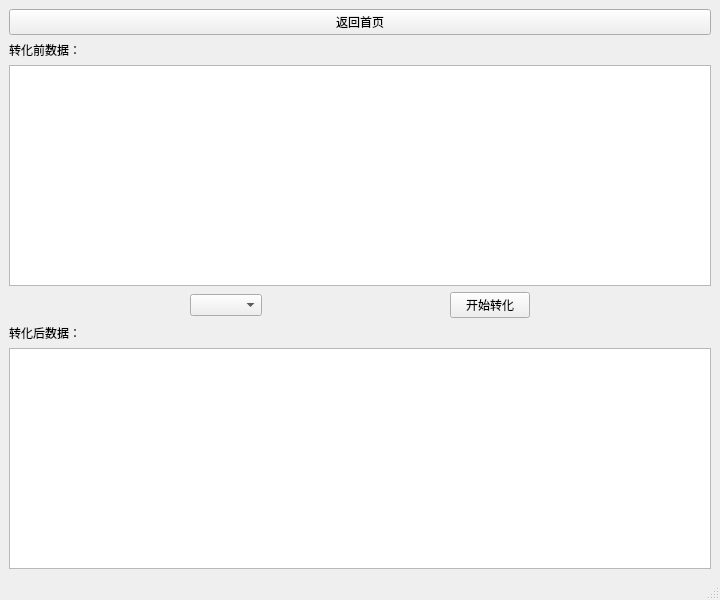
<?xml version="1.0" encoding="UTF-8"?>
<ui version="4.0">
 <class>MainWindow</class>
 <widget class="QMainWindow" name="MainWindow">
  <property name="geometry">
   <rect>
    <x>0</x>
    <y>0</y>
    <width>720</width>
    <height>600</height>
   </rect>
  </property>
  <property name="windowTitle">
   <string>MainWindow</string>
  </property>
  <widget class="QWidget" name="centralwidget">
   <layout class="QVBoxLayout" name="verticalLayout">
    <item>
     <widget class="QPushButton" name="pushButton">
      <property name="text">
       <string>返回首页</string>
      </property>
     </widget>
    </item>
    <item>
     <widget class="QLabel" name="label">
      <property name="text">
       <string>转化前数据：</string>
      </property>
     </widget>
    </item>
    <item>
     <widget class="QTextEdit" name="textEdit"/>
    </item>
    <item>
     <layout class="QHBoxLayout" name="horizontalLayout">
      <item>
       <spacer name="horizontalSpacer">
        <property name="orientation">
         <enum>Qt::Horizontal</enum>
        </property>
        <property name="sizeHint" stdset="0">
         <size>
          <width>40</width>
          <height>20</height>
         </size>
        </property>
       </spacer>
      </item>
      <item>
       <widget class="QComboBox" name="comboBox"/>
      </item>
      <item>
       <spacer name="horizontalSpacer_2">
        <property name="orientation">
         <enum>Qt::Horizontal</enum>
        </property>
        <property name="sizeHint" stdset="0">
         <size>
          <width>40</width>
          <height>20</height>
         </size>
        </property>
       </spacer>
      </item>
      <item>
       <widget class="QPushButton" name="pushButton_2">
        <property name="text">
         <string>开始转化</string>
        </property>
       </widget>
      </item>
      <item>
       <spacer name="horizontalSpacer_3">
        <property name="orientation">
         <enum>Qt::Horizontal</enum>
        </property>
        <property name="sizeHint" stdset="0">
         <size>
          <width>40</width>
          <height>20</height>
         </size>
        </property>
       </spacer>
      </item>
     </layout>
    </item>
    <item>
     <widget class="QLabel" name="label_2">
      <property name="text">
       <string>转化后数据：</string>
      </property>
     </widget>
    </item>
    <item>
     <widget class="QTextEdit" name="textEdit_2"/>
    </item>
   </layout>
  </widget>
  <widget class="QStatusBar" name="statusbar"/>
 </widget>
 <resources/>
 <connections/>
</ui>
